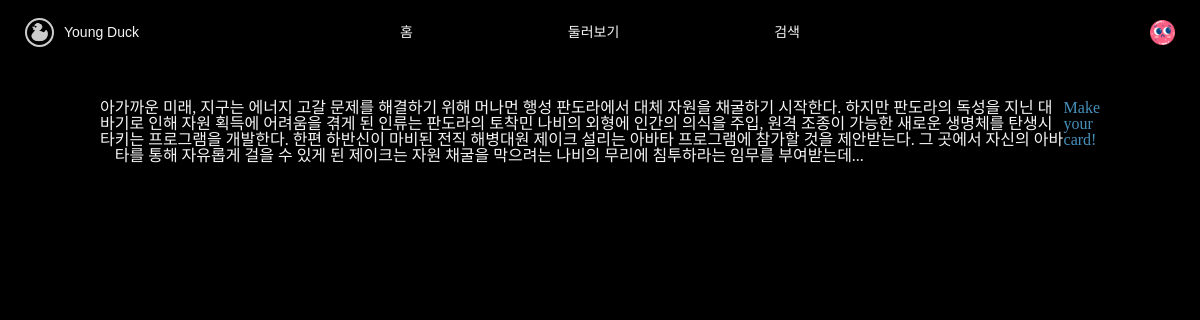
The page /movies/19995/ (signed in) on the database its author committed.
### accounts/models.py (models this page shows)
class User(AbstractUser):
    followings = models.ManyToManyField('self', symmetrical=False, related_name='followers')

class Profile(models.Model):
    user = models.OneToOneField(settings.AUTH_USER_MODEL, on_delete=models.CASCADE, related_name='profile')
    nickname = models.CharField(
        max_length=50,
        blank=True,
        )
    profile_img = models.ImageField(
        default='images/icons/{}.png'.format(random.randrange(1, 20)),
        upload_to=profiles_image_path,
        )

### movies/models.py (models this page shows)
class Movie(models.Model):
    title = models.CharField(max_length=100)
    released_date = models.DateField()
    popularity = models.FloatField()
    vote_average = models.FloatField()
    vote_count = models.IntegerField()
    homepage = models.CharField(max_length=100, blank=True)
    runtime = models.IntegerField()
    status = models.CharField(max_length=50, blank=True)
    overview = models.TextField()
    poster_path = models.CharField(max_length=200, blank=True)
    backdrop_path = models.CharField(max_length=200, blank=True)
    budget = models.IntegerField()
    video = models.CharField(max_length=100, blank=True)
    director = models.CharField(max_length=100)
    click_count = models.IntegerField()
    genres = models.ManyToManyField(Genre)
    people = models.ManyToManyField(People, blank=True)

### movies/views.py (the view)
# urls.py: path('<int:movie_pk>/', views.detail, name='detail'),
def detail(request, movie_pk):
    movie = get_object_or_404(Movie, pk=movie_pk)
    context = {
        'movie' : movie,
    }
    return render(request, 'movies/detail.html', context)

### movies/templates/movies/detail.html (shortened to what this page needs)
{% extends 'base.html' %}
{% block content %}
    <div class="container" style="margin: 100px;">
        <h1>{{ movie.title }}</h1>
        <p>{{ movie.overview }}</p>
        <a href="{% url 'movies:search_book' movie.pk %}">Make your card!</a>
    </div>
{% endblock content %}

### templates/_nav.html (shortened to what this page needs)
{% if user.is_authenticated %}
<div id="navbar" class="horizontal">
  <div id="navbar-left" class="horizontal">
    <div id="nav-logo"></div>
    <div id="nav-title">Young Duck</div>
  </div>
  <div id="navbar-center" class="horizontal">
    <div id="nav-home">
      <span class="navbar__span">홈</span>
    </div>
    <div id="nav-around">
      <span class="navbar__span">둘러보기</span>
    </div>
    <div id="nav-search">
      <span class="navbar__span">검색</span>
    </div>
  </div>
  <div id="navbar-right" class="horizontal">
    <div id="nav-profile" style="background-image: url('{{ user.profile.profile_img.url }}'); background-size: 100%;"></div>
  </div>
</div>
{% endif %}

### static/css/style.css (style rules this page uses)
.horizontal { flex-direction: row; flex-wrap: wrap; align-items: center; }
body { background-color: black; color: #f5f5f5; }

### static/css/nav.css (style rules this page uses)
div { display: flex; }
#navbar { position: fixed; top: 0; width: 100%; height: 64px; justify-content: space-between; background-color: black; font-family: 'Noto Sans KR', sans-serif; font-size: 14px; font-weight: 400; color: #f5f5f5; }
.navbar__span { height: fit-content; }
#navbar-left { width: 300px; height: 64px; padding: 0px 25px 0px 25px; }
#nav-logo { width: 25px; height: 25px; background-image: url('../images/logo/logo_tmp.png'); background-size: 100%; align-items: center; margin-right: 10px; cursor: pointer; border-radius: 25px; border: 2px solid #cdcdcd; }
#nav-title { width: 200px; height: 25px; align-items: center; cursor: pointer; }
#navbar-center { width: 400px; height: 64px; justify-content: space-between; }
#nav-home { height: 25px; width: fit-content; align-items: center; cursor: pointer; }
#nav-around { height: 25px; width: fit-content; align-items: center; cursor: pointer; }
#nav-search { height: 25px; width: fit-content; align-items: center; cursor: pointer; }
#navbar-right { width: 300px; height: 64px; padding: 0px 25px 0px 25px; justify-content: flex-end; }
#nav-profile { height: 25px; width: 25px; align-items: center; cursor: pointer; }

### static/css/account-update.css (style rules this page uses)
a { text-decoration-line: none; }
a:link { color: #4691BC; }

### rows shown on the page
User: profile.profile_img (picture)
Movie: title "아바타", overview "가까운 미래, 지구는 에너지 고갈 문제를 해결하기 위해 머나먼 행성 판도라에서 대체 자원을 채굴하기 시작한다. 하지만 판도라의 독성을 지닌 대기로 인해 자원 획득에 어려움을 겪게 된 인류는 판도라의 토착민 나비의 외형에 인간의 의식을 주입, 원격 조종이 가능한 새로운 생명체를 탄생시키는 프로그램을 개발한다. 한편 하반신이 마비된 전직 해병대원 제이크 설리는 아바타 프로그램에 참가할 것을 제안받는다. 그 곳에서 자신의 아바타를 통해 자유롭게 걸을 수 있게 된 제이크는 자원 채굴을 막으려는 나비의 무리에 침투하라는 임무를 부여받는데..."
